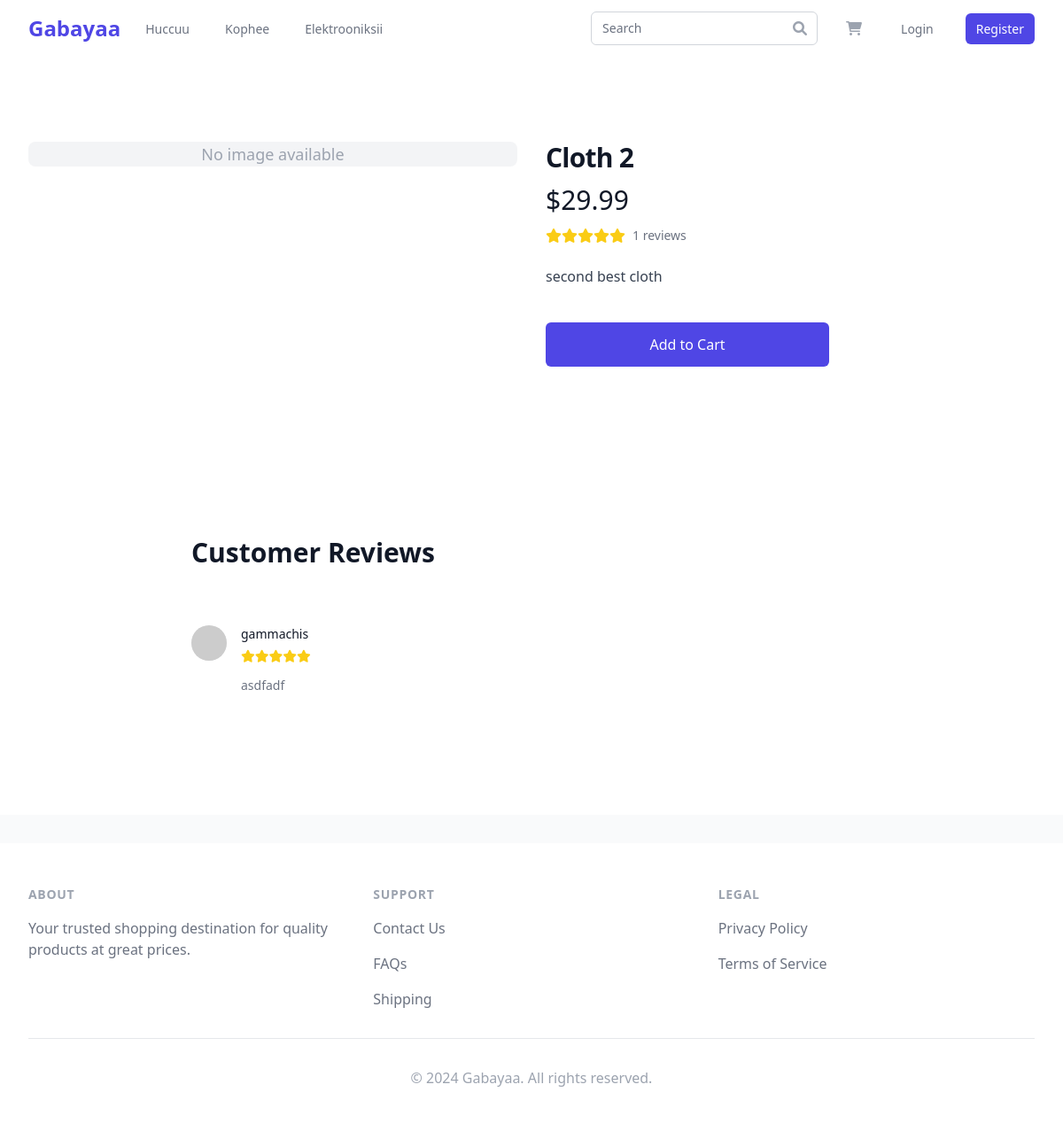
/product_info/Huccuu/942b76d6-7da3-4f24-8aa6-31de8f377e60/, run on the app's committed database.
### dukkaana/models.py (models this page shows, shortened)
class Product(models.Model):
    CATEGORY_CHOICES = (
        ('Huccuu', _('Huccuu')),
        ('Kophee', _('Kophee')),
        ('Electrooniksii', _('Electrooniksii')),
    )
    id = models.UUIDField(primary_key=True, default=uuid.uuid4, editable=False)
    category = models.CharField(
        _('category'),
        max_length=20,
        choices=CATEGORY_CHOICES,
        default='Huccuu'
    )
    name = models.CharField(_('name'), max_length=200, default='no name')
    slug = models.SlugField(_('slug'), max_length=200,
                            unique=True, default='no-name')
    price = models.DecimalField(
        _('price'),
        max_digits=10,
        decimal_places=2,
        validators=[MinValueValidator(Decimal('0.01'))],
        default=0.00
    )
    quantity = models.PositiveIntegerField(
        _('quantity'),
        default=1,
        validators=[MinValueValidator(1)]
    )
    description = models.TextField(_('description'), blank=True)
    features = models.TextField(_('features'), blank=True)
    specifications = models.JSONField(
        _('specifications'), default=dict, blank=True)
    is_active = models.BooleanField(_('active'), default=True)
    created_at = models.DateTimeField(_('created at'), auto_now_add=True)
    updated_at = models.DateTimeField(_('updated at'), auto_now=True)
    rating = models.DecimalField(
        _('rating'),
        max_digits=3,
        decimal_places=2,
        default=0.00,
        validators=[MinValueValidator(0), MaxValueValidator(5)]
    )
    review_count = models.PositiveIntegerField(_('review count'), default=0)
    class Meta:
        verbose_name = _('product')
        verbose_name_plural = _('products')
        ordering = ['-created_at']
        indexes = [
            models.Index(fields=['category']),
            models.Index(fields=['name']),
            models.Index(fields=['price']),
            models.Index(fields=['rating']),
        ]
    def __str__(self):
        return self.name

class Review(models.Model):
    product = models.ForeignKey(
        Product,
        on_delete=models.CASCADE,
        related_name='reviews',
        verbose_name=_('product')
    )
    user = models.ForeignKey(
        Customer,
        on_delete=models.CASCADE,
        related_name='reviews',
        verbose_name=_('user')
    )
    rating = models.PositiveSmallIntegerField(
        _('rating'),
        validators=[MinValueValidator(1), MaxValueValidator(5)]
    )
    title = models.CharField(_('title'), max_length=200)
    comment = models.TextField(_('comment'))
    created_at = models.DateTimeField(_('created at'), auto_now_add=True)
    updated_at = models.DateTimeField(_('updated at'), auto_now=True)
    is_verified = models.BooleanField(_('verified'), default=False)
    class Meta:
        verbose_name = _('review')
        verbose_name_plural = _('reviews')
        ordering = ['-created_at']
        unique_together = ['product', 'user']
    def __str__(self):
        return f"Review by {self.user.username} for {self.product.name}"

class Customer(AbstractUser):
    first_name = models.CharField(_('first name'), max_length=30)
    last_name = models.CharField(_('last name'), max_length=30)
    email = models.EmailField(_('email address'), unique=True)
    phone_number = models.CharField(
        _('phone number'),
        max_length=20,
        null=True,
        validators=[RegexValidator(
            regex=r'^\+?1?\d{9,15}$',
            message=_(
                "Phone number must be entered in the format: '+999999999'. Up to 15 digits allowed.")
        )]
    )
    street_address = models.CharField(
        _('street address'), max_length=100, null=True)
    city = models.CharField(_('city'), max_length=50, null=True)
    state = models.CharField(_('state'), max_length=50, null=True)
    zip_code = models.CharField(
        _('zip code'),
        max_length=10,
        null=True,
        validators=[RegexValidator(
            regex=r'^\d{5}(-\d{4})?$',
            message=_("Zip code must be in the format: '12345' or '12345-6789'.")
        )]
    )
    billing_address = models.CharField(
        _('billing address'), max_length=100, null=True, blank=True)
    created_at = models.DateTimeField(_('created at'), auto_now_add=True)
    updated_at = models.DateTimeField(_('updated at'), auto_now=True)
    email_verified = models.BooleanField(_('email verified'), default=False)
    phone_verified = models.BooleanField(_('phone verified'), default=False)
    objects = MyAccountManager()
    class Meta:
        verbose_name = _('customer')
        verbose_name_plural = _('customers')

### dukkaana/views/product_views.py (the view)
# urls.py: path('product_info/<str:category>/<str:id>/',
def product_info(request, category, id):
    try:
        product = get_object_or_404(
            Product.objects.select_related().prefetch_related('images', 'reviews'),
            id=id,
            category=category,
            is_active=True
        )
        related_products = Product.objects.filter(
            category=category,
            is_active=True
        ).exclude(id=id).select_related().prefetch_related('images')[:4]
        reviews = product.reviews.all().select_related('user').order_by('-created_at')
        context = {
            'product': product,
            'related_products': related_products,
            'reviews': reviews,
        }
        print("context", context)
        return render(request, 'view/product_info.html', context)
    except Http404:
        print("Http404")
        messages.error(request, _('Product not found.'))
        return redirect('home')
    except Exception as e:
        print("Exception", e)
        messages.error(request, _(
            'An error occurred while loading the product details.'))
        return redirect('home')

### dukkaana/context_processors.py (called while the page is built, shortened)
def cart_context(request):
    cart = None
    cart_items = []
    total_items = 0
    total_price = 0
    if request.user.is_authenticated:
        try:
            cart = Cart.objects.get(user=request.user)
            cart_items = CartItem.objects.filter(
                cart=cart).select_related('product')
            total_items = sum(item.quantity for item in cart_items)
            total_price = cart.total_price
        except Cart.DoesNotExist:
            pass
    else:
        session_cart = get_session_cart(request)
        cart = SimpleNamespace(
            total_price=round(total_price, 2),
            transaction_fee=round(total_price * 0.03, 2)
        )
    return {
        'cart': cart,
        'cart_items': cart_items,
        'total_items': total_items,
        'total_price': total_price,
    }

### dukkaana/views/cart_views.py (called while the page is built)
def get_session_cart(request):
    cart_json = request.session.get('cart', '{}')
    return convertToDict(cart_json)

### dukkaana/views/helper.py (called while the page is built)
def convertToDict(cart_json):
    cart = {}
    if isinstance(cart_json, str):
        cart = json.loads(cart_json)
    else:
        cart = cart_json
    return cart

### gabayaa/dukkaana/templates/view/product_info.html (shortened to what this page needs)
{% extends 'base.html' %}
{% block content %}
<div class="bg-white">
  <div class="max-w-7xl mx-auto py-16 px-4 sm:py-24 sm:px-6 lg:px-8">
    <div class="lg:grid lg:grid-cols-2 lg:gap-x-8 lg:items-start">
      <div class="flex flex-col-reverse">
        {% if product.images.exists %}
        <div
          class="hidden mt-6 w-full max-w-2xl mx-auto sm:block lg:max-w-none"
        >
          <div
            class="grid grid-cols-4 gap-6"
            aria-orientation="horizontal"
            role="tablist"
          >
            {% for image in product.images.all %}
            <button
              id="tabs-{{ forloop.counter }}-tab"
              class="relative h-24 rounded-md flex items-center justify-center text-sm font-medium uppercase text-gray-900 cursor-pointer hover:bg-gray-50 focus:outline-none focus:ring focus:ring-offset-4 focus:ring-opacity-50 {% if forloop.first %}ring-2 ring-indigo-500{% endif %}"
              aria-controls="tabs-{{ forloop.counter }}-panel"
              role="tab"
              type="button"
            >
              <span class="absolute inset-0 rounded-md overflow-hidden">
                <img
                  src="{{ image.image.url }}"
                  alt=""
                  class="w-full h-full object-center object-cover"
                />
              </span>
              <span
                class="pointer-events-none absolute inset-0 rounded-md ring-2 ring-transparent"
                aria-hidden="true"
              ></span>
            </button>
            {% endfor %}
          </div>
        </div>
        <div class="w-full aspect-w-1 aspect-h-1">
          <div
            id="tabs-1-panel"
            class="w-full aspect-w-1 aspect-h-1"
            aria-labelledby="tabs-1-tab"
            role="tabpanel"
            tabindex="0"
          >
            <img
              src="{{ product.images.first.image.url }}"
              alt="{{ product.name }}"
              class="w-full h-full object-center object-cover sm:rounded-lg"
            />
          </div>
        </div>
        {% else %}
        <div class="w-full aspect-w-1 aspect-h-1">
          <div
            class="w-full h-full bg-gray-100 rounded-lg flex items-center justify-center"
          >
            <span class="text-gray-400 text-lg">No image available</span>
          </div>
        </div>
        {% endif %}
      </div>
      <div class="mt-10 px-4 sm:px-0 sm:mt-16 lg:mt-0">
        <h1 class="text-3xl font-extrabold tracking-tight text-gray-900">
          {{ product.name }}
        </h1>
        <div class="mt-3">
          <p class="text-3xl text-gray-900">${{ product.price }}</p>
        </div>
        <div class="mt-3">
          <div class="flex items-center">
            <div class="flex items-center">
              {% for i in "12345" %} {% if forloop.counter <= product.rating %}
              <i class="fas fa-star text-yellow-400"></i>
              {% else %}
              <i class="far fa-star text-yellow-400"></i>
              {% endif %} {% endfor %}
            </div>
            <p class="ml-2 text-sm text-gray-500">
              {{ product.review_count }} reviews
            </p>
          </div>
        </div>
        <div class="mt-6">
          <div class="text-base text-gray-700 space-y-6">
            <p>{{ product.description }}</p>
          </div>
        </div>
        <form
          class="mt-6"
          method="POST"
          action="{% url 'add_to_cart' product.id %}"
        >
          <div class="mt-10 flex sm:flex-col1">
            <button
              type="submit"
              class="max-w-xs flex-1 bg-indigo-600 border border-transparent rounded-md py-3 px-8 flex items-center justify-center text-base font-medium text-white hover:bg-indigo-700 focus:outline-none focus:ring-2 focus:ring-offset-2 focus:ring-indigo-500 sm:w-full"
            >
              Add to Cart
            </button>
          </div>
        </form>
      </div>
    </div>
  </div>
</div>
<div class="bg-white">
  <div class="max-w-7xl mx-auto py-16 px-4 sm:py-24 sm:px-6 lg:px-8">
    <div class="max-w-3xl mx-auto">
      <h2 class="text-3xl font-extrabold text-gray-900">Customer Reviews</h2>
      <div class="mt-6 space-y-10">
        {% for review in product.reviews.all %}
        <div class="flex space-x-4 text-sm text-gray-500">
          <div class="flex-none py-10">
            <img
              src="https://ui-avatars.com/api/?name={{ review.user.username }}"
              alt=""
              class="h-10 w-10 rounded-full bg-gray-100"
            />
          </div>
          <div class="flex-1 py-10">
            <h3 class="font-medium text-gray-900">
              {{ review.user.username }}
            </h3>
            <div class="mt-2 flex items-center">
              {% for i in "12345" %} {% if forloop.counter <= review.rating %}
              <i class="fas fa-star text-yellow-400"></i>
              {% else %}
              <i class="far fa-star text-yellow-400"></i>
              {% endif %} {% endfor %}
            </div>
            <div class="mt-4 prose prose-sm max-w-none text-gray-500">
              <p>{{ review.comment }}</p>
            </div>
          </div>
        </div>
        {% empty %}
        <p class="text-gray-500">
          No reviews yet. Be the first to review this product!
        </p>
        {% endfor %}
      </div>
    </div>
  </div>
</div>
 {% endblock %}

### data on the page
Product: name "Cloth 2", price "29.99", rating 5 (drawn), review_count "1", description "second best cloth"
Review: user.username "gammachis", rating 5 (drawn), comment "asdfadf"
